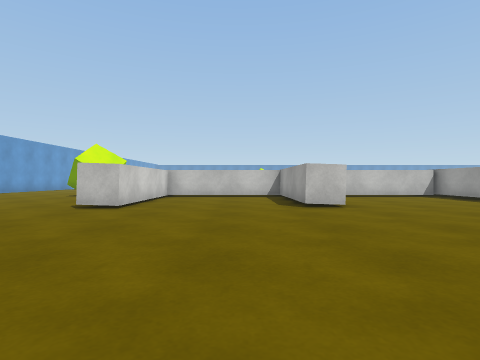
view 1 (above)

22 first-person views from a walk through a Unity game level. The camera is 0.68 m above the floor, looks level and sees 80° across. The floor is counted in squares, 1 m on a side. Each view is taken from the middle of a square. On the plan, view 1 faces up. The plan holds only what a view shows up to about 9 squares ahead; the rest is blank. The place goes on beyond the plan. The player character is not drawn. Surface patterns are stand-ins for the level's own textures.

view 2
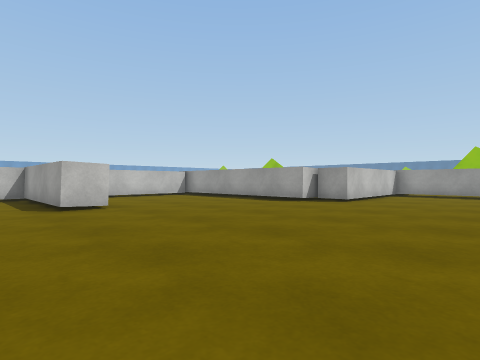

view 3
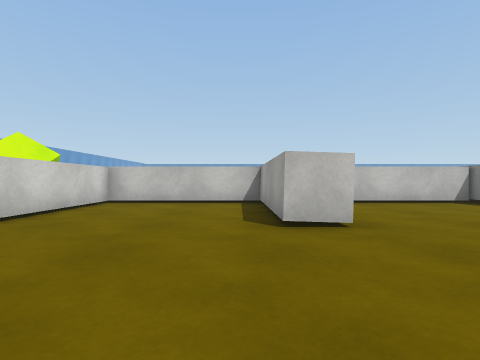

view 4
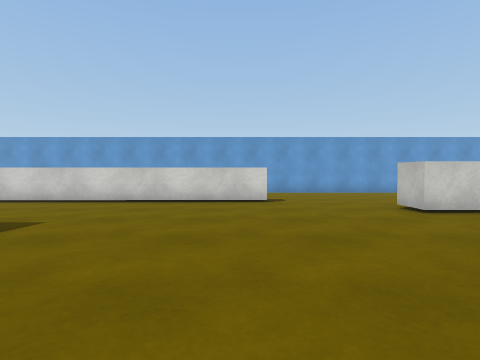

view 5
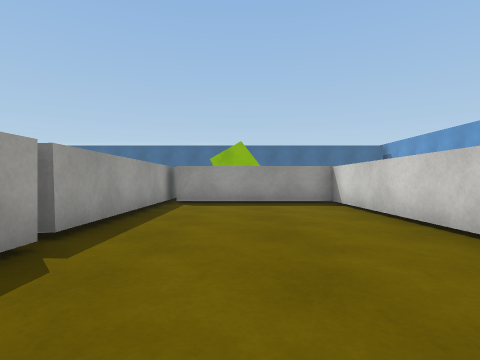

view 6
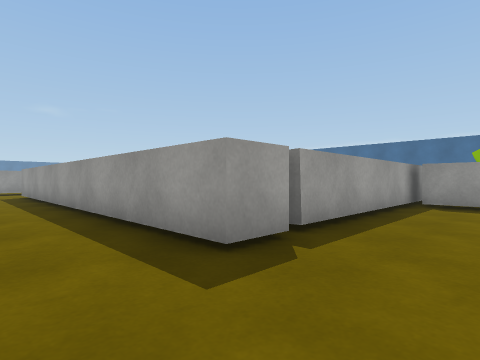

view 7
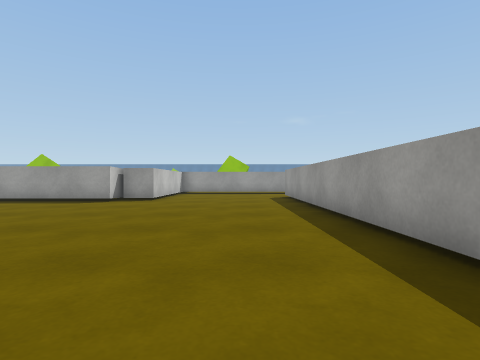

view 8
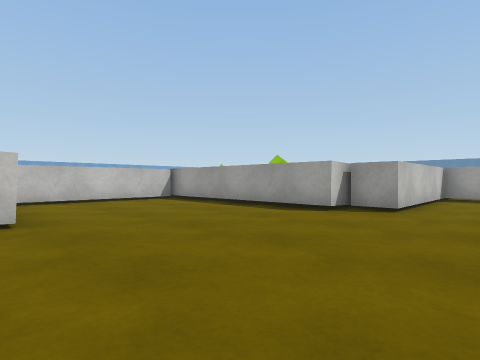

view 9
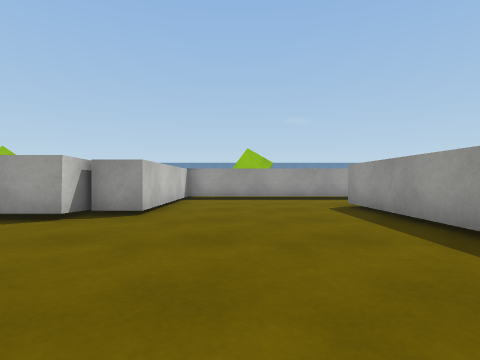

view 10
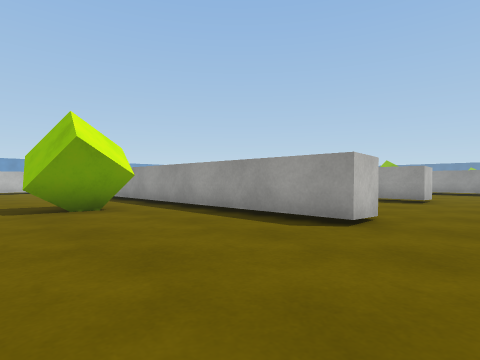

view 11
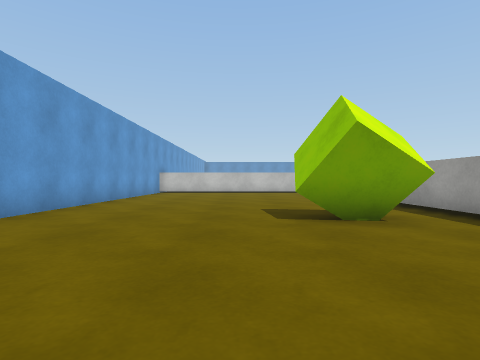

view 12
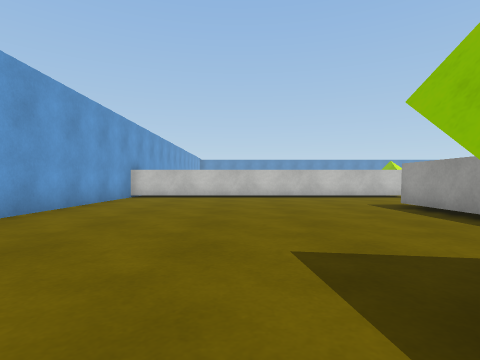

view 13
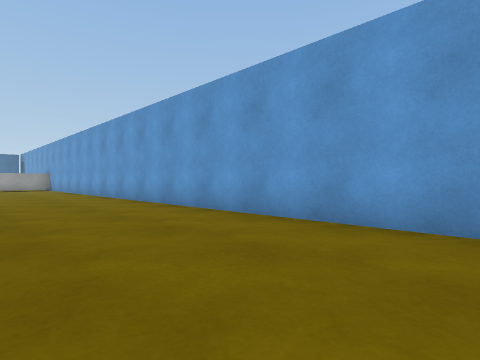

view 14
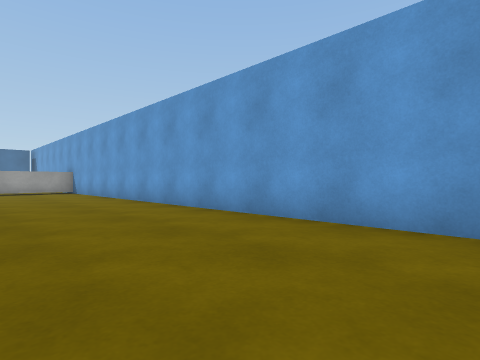

view 15
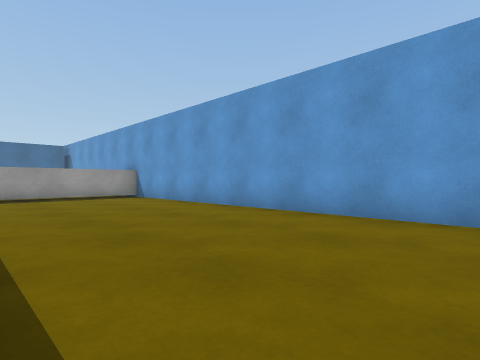

view 16
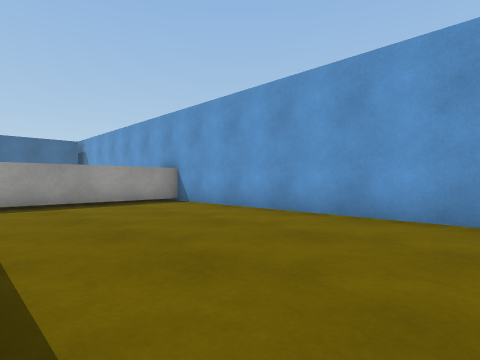

view 17
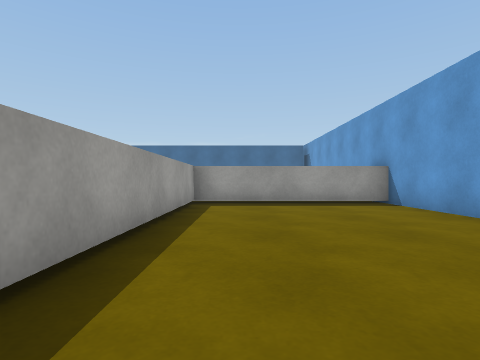

view 18
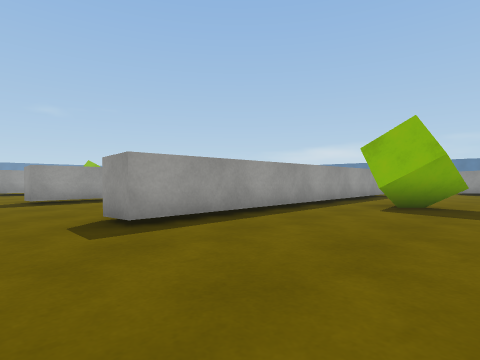

view 19
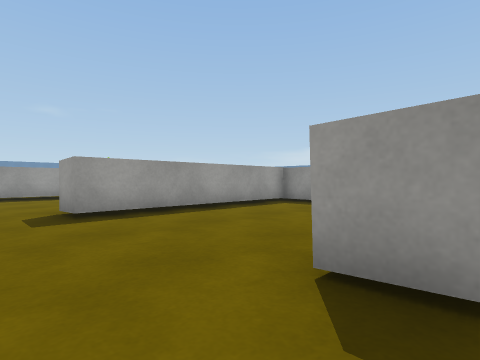

view 20
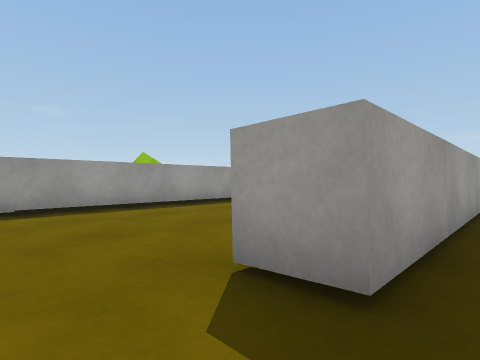

view 21
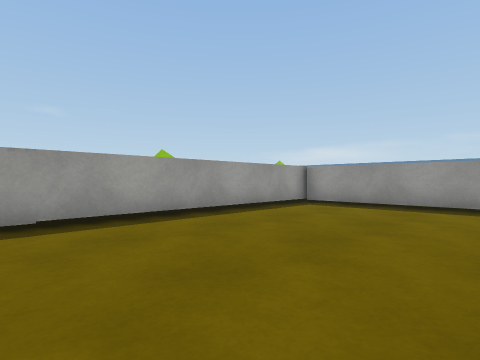

view 22
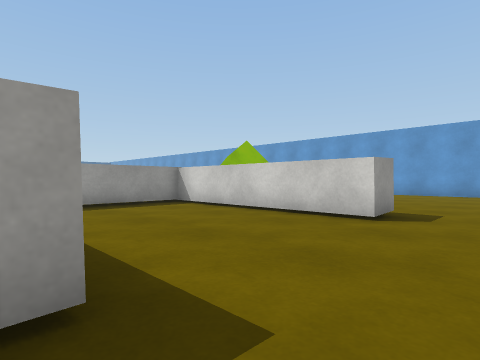

### Floor plan
Points are (right, up) in squares from view 1. A wall is a line through its corners. A room is listed if a view was taken in it or the views show most of it. See-through windows are left out.
Room 1 (views 1, 2, 3, 4, 5, 6, 7, 8, 9)
walls: (2.7, 7.1) (1.6, 7.1) (1.6, 11.4) (-2.9, 11.4) (-2.9, 6.8) (-3.9, 6.8); (-0.9, -1.8) (-0.9, -0.8) (10.5, -0.8); (8.9, 5) (7.9, 5) (7.8, 9); (-5.7, 3.9) (-5.7, -7.2) (-1.1, -7.2); (7.8, 11.1) (7.8, 11.4) (3.1, 11.4); (12.5, 3.9) (8.6, 3.9) (8.6, 5); (-0.9, -8.6) (-0.9, -2.2)
ways out: opening at (-5.3, 5) to room 2; opening at (-0.5, -2); opening at (11.5, -1)
Room 2 (views 10, 11, 12, 13, 14, 15, 16, 17, 18, 19)
walls: (-3.9, 6.8) (-3.9, 18.2) (-2.9, 18.2); (-12.3, 20) (-12.3, -7.2) (-6.7, -7.2) (-6.7, -0.5)
ways out: opening at (-5.3, 5) to room 1; opening at (-3.5, 19.5) to room 3
objects: cube (-7, 12) to (-5, 13)
Room 3 (views 20, 22)
walls: (-2.9, 18.2) (-2.9, 12.4) (1.1, 12.4); (1.6, 12.8) (1.6, 18.5) (2.7, 18.5)
ways out: opening at (-3.5, 19.5) to room 2; opening at (2, 19.5) to room 4
Room 4 (view 21)
walls: (3.6, 12.4) (7.8, 12.4) (7.8, 19.6)
ways out: opening at (2, 19.5) to room 3

Where each view was taken, in squares from view 1:
view 1: 0 up, 0 right, facing up
view 2: 0 up, 0 right, facing up-right
view 3: 3 up, 1 right, facing up
view 4: 3 up, 3 right, facing left
view 5: 1 up, 3 left, facing down
view 6: 1 up, 3 left, facing down-right
view 7: 1 up, 1 left, facing right
view 8: 2 up, 2 right, facing up-right
view 9: 2 up, 3 right, facing right
view 10: 5 up, 8 left, facing up-right
view 11: 7 up, 8 left, facing up
view 12: 11 up, 8 left, facing up
view 13: 14 up, 8 left, facing down-left
view 14: 9 up, 8 left, facing down-left
view 15: 4 up, 7 left, facing down-left
view 16: 1 up, 7 left, facing down-left
view 17: 1 up, 8 left, facing down
view 18: 20 up, 8 left, facing down-right
view 19: 20 up, 4 left, facing down-right
view 20: 20 up, 1 right, facing down-right
view 21: 20 up, 3 right, facing down-right
view 22: 20 up, 2 right, facing down-left
